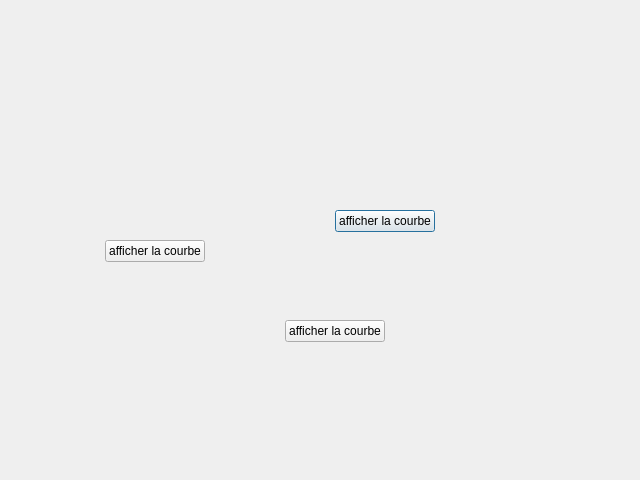
<?xml version="1.0" encoding="UTF-8"?>
<ui version="4.0">
 <class>Dialog</class>
 <widget class="QDialog" name="Dialog">
  <property name="geometry">
   <rect>
    <x>0</x>
    <y>0</y>
    <width>640</width>
    <height>480</height>
   </rect>
  </property>
  <property name="windowTitle">
   <string>Dialog</string>
  </property>
  <widget class="QWidget" name="layoutWidget_5">
   <property name="geometry">
    <rect>
     <x>310</x>
     <y>210</y>
     <width>151</width>
     <height>91</height>
    </rect>
   </property>
   <layout class="QVBoxLayout" name="myverticalLayout_2">
    <property name="spacing">
     <number>0</number>
    </property>
    <property name="rightMargin">
     <number>0</number>
    </property>
    <item alignment="Qt::AlignHCenter">
     <widget class="QPushButton" name="pushButton_generate_random_signal_2">
      <property name="text">
       <string>afficher la courbe</string>
      </property>
     </widget>
    </item>
    <item>
     <widget class="MplWidget" name="MplWidget_2" native="true"/>
    </item>
   </layout>
  </widget>
  <widget class="QWidget" name="layoutWidget_6">
   <property name="geometry">
    <rect>
     <x>80</x>
     <y>240</y>
     <width>151</width>
     <height>91</height>
    </rect>
   </property>
   <layout class="QVBoxLayout" name="myverticalLayout_3">
    <property name="spacing">
     <number>0</number>
    </property>
    <property name="rightMargin">
     <number>0</number>
    </property>
    <item alignment="Qt::AlignHCenter">
     <widget class="QPushButton" name="pushButton_generate_random_signal_3">
      <property name="text">
       <string>afficher la courbe</string>
      </property>
     </widget>
    </item>
    <item>
     <widget class="MplWidget" name="MplWidget_3" native="true"/>
    </item>
   </layout>
  </widget>
  <widget class="QWidget" name="layoutWidget_7">
   <property name="geometry">
    <rect>
     <x>260</x>
     <y>320</y>
     <width>151</width>
     <height>91</height>
    </rect>
   </property>
   <layout class="QVBoxLayout" name="myverticalLayout_4">
    <property name="spacing">
     <number>0</number>
    </property>
    <property name="rightMargin">
     <number>0</number>
    </property>
    <item alignment="Qt::AlignHCenter">
     <widget class="QPushButton" name="pushButton_generate_random_signal_4">
      <property name="text">
       <string>afficher la courbe</string>
      </property>
     </widget>
    </item>
    <item>
     <widget class="MplWidget" name="MplWidget_4" native="true"/>
    </item>
   </layout>
  </widget>
 </widget>
 <customwidgets>
  <customwidget>
   <class>MplWidget</class>
   <extends>QWidget</extends>
   <header location="global">mplwidget.h</header>
   <container>1</container>
  </customwidget>
 </customwidgets>
 <resources/>
 <connections/>
</ui>
